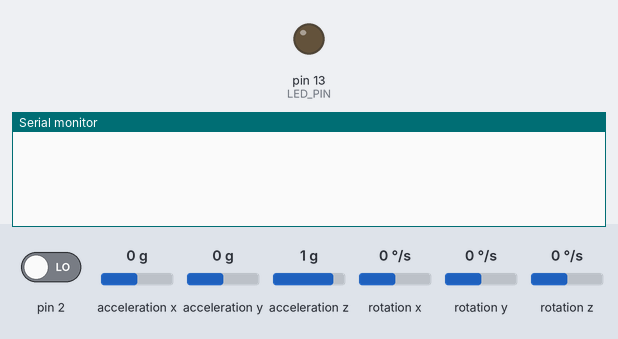
The sketch below on a simulated Arduino Uno, built with avr-gcc and run on an emulated ATmega328P. On the bench: output pins drawn as LEDs (lit = HIGH), the last lines printed to the serial monitor. The inputs (shaded band) are chosen by the test bench; at power-on: acceleration x 0 g, acceleration y 0 g, acceleration z 1 g, pin 2 LOW, rotation x 0 °/s, rotation y 0 °/s, rotation z 0 °/s. The sensor or clock chip raises its interrupt line as the real part does.

Above: at 1.7 s.
1.8 s: acceleration x set to -1.4 g
At 2.5 s:
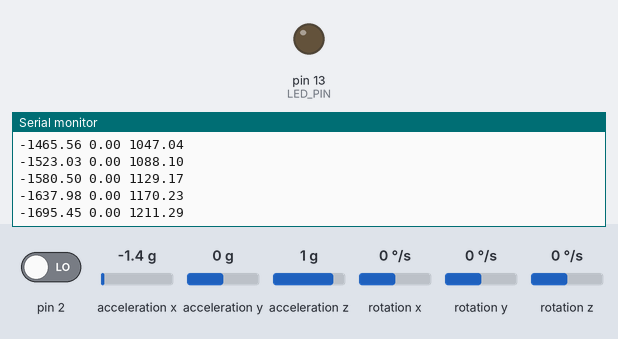
3.3 s: acceleration y set to -1.4 g
At 4.0 s:
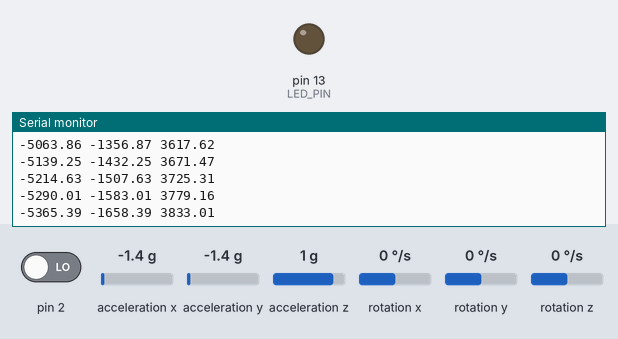
6.3 s: acceleration z set to 0.8 g
At 7.1 s:
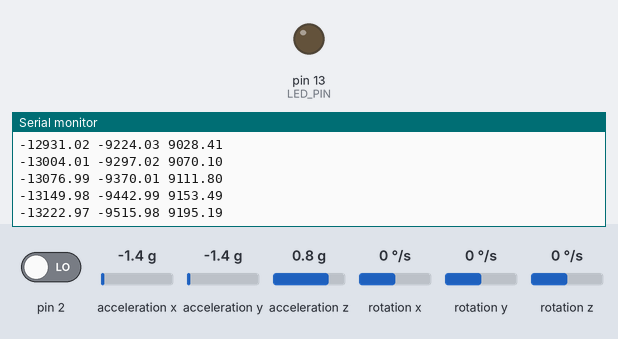
Timing chart, 0 to 9.3 s (numbered marks = the images above; inputs shaded):
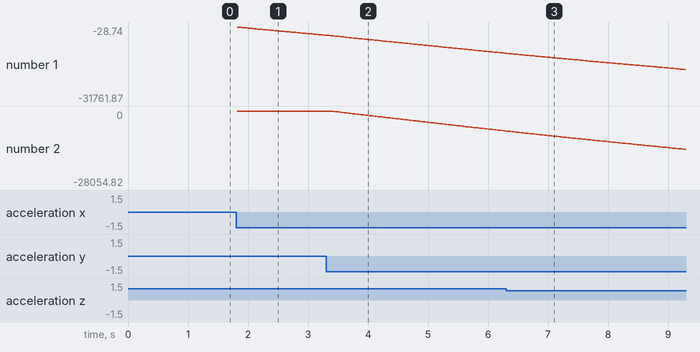

The sketch:

MPU_sketch.ino
```cpp
#include "MPU6050_6Axis_MotionApps20.h"
#include "./src/util/types/vector/Vector3.h"

#define LED_PIN 13
#define TIME_TO_SEND_DATA_TO_MANIPULATOR_IN_MILLIS 100
#define MPU_IGNORE_VALUE 100
#define ACCELERATION_OF_GRAVITY 9.80665f
#define MEASURE_TIME_IN_MILLIS 10

uint8_t fifoBuffer[45];

MPU6050 mpu;

Vector3 movement;
Vector3 currentVelocity;
Vector3 lastAcceleration;
volatile bool isDmpReady = false;
bool isAccidentallyTriggered = true;
uint32_t currentTimeInMillis;
uint32_t nextTimeToMeasureInMillis;

void setupMpu() {
  mpu.initialize();
  mpu.dmpInitialize();
  mpu.setDMPEnabled(true);
  mpu.setXAccelOffset(-1124);
  mpu.setYAccelOffset(-206);
  mpu.setZAccelOffset(822);
  mpu.setXGyroOffset(337);
  mpu.setYGyroOffset(-10);
  mpu.setZGyroOffset(-16);
  attachInterrupt(0, dmpReady, RISING);
}

void setup() {
  Wire.begin();

  setupMpu();

  pinMode(LED_PIN, OUTPUT);

  Serial.begin(9600);
}

Vector3 getMpuLinearAcceleration() {
  VectorInt16 linearAccel;
  uint16_t fifoCount = mpu.getFIFOCount();
  if (fifoCount == 1024) {
    mpu.resetFIFO();
  } else if (fifoCount >= 42) {
    if (mpu.dmpGetCurrentFIFOPacket(fifoBuffer)) {
      VectorFloat gravity;
      Quaternion q;
      VectorInt16 acceleration;
      mpu.dmpGetQuaternion(&q, fifoBuffer);
      mpu.dmpGetGravity(&gravity, &q);
      mpu.dmpGetAccel(&acceleration, fifoBuffer);
      mpu.dmpGetLinearAccel(&linearAccel, &acceleration, &gravity);
    }
  }
  return Vector3(linearAccel.x, linearAccel.y, linearAccel.z);
}

Vector3 getFiltredMpuLinearAcceleration() {
  return getMpuLinearAcceleration().forEachCoord([](float coord){
    return abs(coord) < MPU_IGNORE_VALUE ? 0 : coord;
  });
}

Vector3 getFiltredMpuLinearAccelerationInCmPerSecSqr() {
  return getFiltredMpuLinearAcceleration().forEachCoord([](float coord){
    return coord / 8192 * ACCELERATION_OF_GRAVITY * 100;
  });
}

void dmpReady() {
  isDmpReady = true;
}

float findIntegral(float deltaTime, float startPoint, float endPoint) {
    return (startPoint + endPoint) * deltaTime / 2;
}

void processMovement(const Vector3& initialAcceleration, const Vector3& currentAcceleration) {
  float deltaTimeInSec = (float)MEASURE_TIME_IN_MILLIS/1000;
  // находим изменение скорости, путём интегрирования ускорения
  Vector3 newVelocity(currentVelocity);
  for (uint8_t coordId = 0; coordId < 3; coordId++) {
    newVelocity.setCoordById(coordId, newVelocity.getCoordById(coordId) +
      (initialAcceleration.getCoordById(coordId) + currentAcceleration.getCoordById(coordId)) * deltaTimeInSec / 2);
  }
  // находим перемещение, путём интегрирования скорости
  for (uint8_t coordId = 0; coordId < 3; coordId++) {
    movement.setCoordById(coordId, movement.getCoordById(coordId) +
      (currentVelocity.getCoordById(coordId) + newVelocity.getCoordById(coordId)) * deltaTimeInSec / 2);
  }
  Serial.print(movement.getX()*1000);
  Serial.print(" ");
  Serial.print(movement.getY()*1000);
  Serial.print(" ");
  Serial.print(movement.getZ()*1000);
  Serial.println(" ");
  movement = Vector3::ZERO; // удалить
  // в следующий рассчётах нужно учитывать то, что они производятся с какой-то начальной скоростью, которая была найдена в ранних рассчётах
  currentVelocity = newVelocity;
}

void loop() {
  currentTimeInMillis = millis();
  if (isDmpReady && currentTimeInMillis > nextTimeToMeasureInMillis) {
    nextTimeToMeasureInMillis += MEASURE_TIME_IN_MILLIS;
    isDmpReady = false;
    // configuration: finding diviations on each axis. DONT MOVE MPU!
    Vector3 acceleration = getFiltredMpuLinearAccelerationInCmPerSecSqr();
    if (acceleration != Vector3::ZERO) {
      if (isAccidentallyTriggered) {
        isAccidentallyTriggered = false;
      } else {
        processMovement(lastAcceleration, acceleration);
      }
      lastAcceleration = acceleration;
    } else if (lastAcceleration != Vector3::ZERO){
      lastAcceleration = Vector3::ZERO;
      currentVelocity = Vector3::ZERO;
      isAccidentallyTriggered = true;
    }
  }
}
```

Vector.cpp
```cpp
#include "Vector.h"

Vector::Vector(const Vector& vector) {
    *this = vector;
}

Vector::Vector(uint8_t coordsCount) {
    this->coordsCount = coordsCount;
    this->coords = new float[coordsCount];
    for (uint16_t coordId = 0; coordId < coordsCount; coordId++) {
        this->coords[coordId] = 0;
    }
}

Vector::~Vector() {
    if (this->coords != nullptr) delete[] this->coords;
}

bool Vector::equals(const Vector & vector) {
    for (uint16_t coordId = 0; coordId < this->coordsCount; coordId++) {
        if (this->coords[coordId] != vector.coords[coordId]) return false;
    }

    return true;
}

uint8_t Vector::getCoordsCount() const {
    return this->coordsCount;
}

float Vector::getLength() const {
    float sqSum = 0;
    for (uint8_t coordId = 0; coordId < this->coordsCount; coordId++) {
        sqSum += this->coords[coordId] * this->coords[coordId];
    }
    return sqrt(sqSum);
}

float Vector::getCoordById(uint8_t coordId) const {
    return this->coords[coordId];
}

void Vector::setCoordById(uint8_t coordId, float value) {
    this->coords[coordId] = value;
}

Vector& Vector::forEachCoord(float (*func)(float)) {
    for (uint8_t coordId = 0; coordId < this->coordsCount; coordId++) {
        this->coords[coordId] = func(this->coords[coordId]);
    }
    return *this;
}

Vector Vector::operator +(const Vector& rightVector) const {
    Vector vectorsSum(*this);
    uint8_t minCoordsCount = this->coordsCount < rightVector.coordsCount ? this->coordsCount : rightVector.coordsCount;
    for (uint8_t coordId = 0; coordId < minCoordsCount; coordId++) {
        vectorsSum.coords[coordId] += rightVector.coords[coordId];
    }
    return vectorsSum;
}

Vector Vector::operator -(const Vector& rightVector) const {
    Vector vectorsSum(*this);
    uint8_t minCoordsCount = this->coordsCount < rightVector.coordsCount ? this->coordsCount : rightVector.coordsCount;
    for (uint8_t coordId = 0; coordId < minCoordsCount; coordId++) {
        vectorsSum.coords[coordId] -= rightVector.coords[coordId];
    }
    return vectorsSum;
}

Vector Vector::operator *(const Vector &rightVector) const {
    Vector vectorsMult(*this);
    uint8_t minCoordsCount = this->coordsCount < rightVector.coordsCount ? this->coordsCount : rightVector.coordsCount;
    for (uint8_t coordId = 0; coordId < minCoordsCount; coordId++) {
        vectorsMult.coords[coordId] *= rightVector.coords[coordId];
    }
    return vectorsMult;
}

Vector Vector::operator *(const float num) const {
    Vector multVec(*this);
    for (uint8_t coordId = 0; coordId < this->coordsCount; coordId++) {
        multVec.coords[coordId] *= num;
    }
    return multVec;
}

Vector Vector::operator /(const float num) const {
    Vector divVec(*this);
    for (uint8_t coordId = 0; coordId < this->coordsCount; coordId++) {
        divVec.coords[coordId] /= num;
    }
    return divVec;
}

Vector &Vector::operator *=(const Vector &rightVector) {
    uint8_t minCoordsCount = this->coordsCount < rightVector.coordsCount ? this->coordsCount : rightVector.coordsCount;
    for (uint8_t coordId = 0; coordId < minCoordsCount; coordId++) {
        this->coords[coordId] *= rightVector.coords[coordId];
    }
    return *this;
}

Vector& Vector::operator *=(const float num) {
    for (uint8_t coordId = 0; coordId < this->coordsCount; coordId++) {
        this->coords[coordId] *= num;
    }
    return *this;
}

Vector & Vector::operator /=(const float num) {
    for (uint8_t coordId = 0; coordId < this->coordsCount; coordId++) {
        this->coords[coordId] /= num;
    }
    return *this;
}

bool Vector::operator ==(const Vector &rightVector) const {
    if (rightVector.coordsCount != this->coordsCount) return false;
    for (uint8_t coordId = 0; coordId < this->coordsCount; coordId++) {
        if (rightVector.coords[coordId] != this->coords[coordId]) return false;
    }
    return true;
}

bool Vector::operator !=(const Vector &rightVector) const {
    return !operator==(rightVector);
}

Vector& Vector::operator =(const Vector& vector) {
    if (this->coordsCount != vector.coordsCount) {
        this->coordsCount = vector.coordsCount;
        delete[] this->coords;
        this->coords = new float[vector.coordsCount];
    }
    for (uint8_t coordId = 0; coordId < this->coordsCount; coordId++) {
        this->coords[coordId] = vector.coords[coordId];
    }
    return *this;
}

Vector& Vector::operator +=(const Vector& rightVector) {
    uint8_t minCoordsCount = this->coordsCount < rightVector.coordsCount ? this->coordsCount : rightVector.coordsCount;
    for (uint8_t coordId = 0; coordId < minCoordsCount; coordId++) {
        this->coords[coordId] += rightVector.coords[coordId];
    }
    return *this;
}
```

Vector.h
```cpp
#pragma once

#include <stdint.h>
#include <math.h>

class Vector {
protected:
    float* coords = nullptr;
    uint8_t coordsCount = 0;

    Vector(const Vector& vector);
    Vector(uint8_t coordsCount);
public:
    ~Vector();
    bool equals(const Vector& vector);
    uint8_t getCoordsCount() const;
    float getLength() const;
    float getCoordById(uint8_t coordId) const;
    void setCoordById(uint8_t coordId, float value);
    Vector& forEachCoord(float (*func)(float));
    Vector operator + (const Vector& rightVector) const;
    Vector operator - (const Vector& rightVector) const;
    Vector operator * (const Vector& rightVector) const;
    Vector operator * (const float num) const;
    Vector operator / (const float num) const;
    Vector& operator *= (const Vector& rightVector);
    Vector& operator *= (const float num);
    Vector& operator /= (const float num);
    Vector& operator = (const Vector& rightVector);
    Vector& operator += (const Vector& rightVector);
    bool operator == (const Vector& rightVector) const;
    bool operator != (const Vector& rightVector) const;
};
```

Vector3.cpp
```cpp
#include "Vector3.h"

const Vector3 Vector3::ZERO = Vector3(0, 0, 0);

Vector3::Vector3() : Vector(3) {}

Vector3::Vector3(float x, float y, float z) : Vector(3) {
    this->coords[0] = x;
    this->coords[1] = y;
    this->coords[2] = z;
}

Vector3::Vector3(const Vector &vector) : Vector(vector) {}

float Vector3::getX() const {
    return this->coords[0];
}
float Vector3::getY() const {
    return this->coords[1];
}
float Vector3::getZ() const {
    return this->coords[2];
}

void Vector3::setX(float value) {
    this->coords[0] = value;
}

void Vector3::setY(float value) {
    this->coords[1] = value;
}

void Vector3::setZ(float value) {
    this->coords[2] = value;
}
```

Vector3.h
```cpp
#pragma once

#include "Vector.h"

class Vector3 : public Vector  {
public:
    const static Vector3 ZERO;

    Vector3();
    Vector3(float x, float y, float z);
    Vector3(const Vector& vector);

    float getX() const;
    float getY() const;
    float getZ() const;
    void setX(float value);
    void setY(float value);
    void setZ(float value);
};
```

Measured:
- after the input at 1.8 s, the serial monitor: prints a new line at once (image 1)
